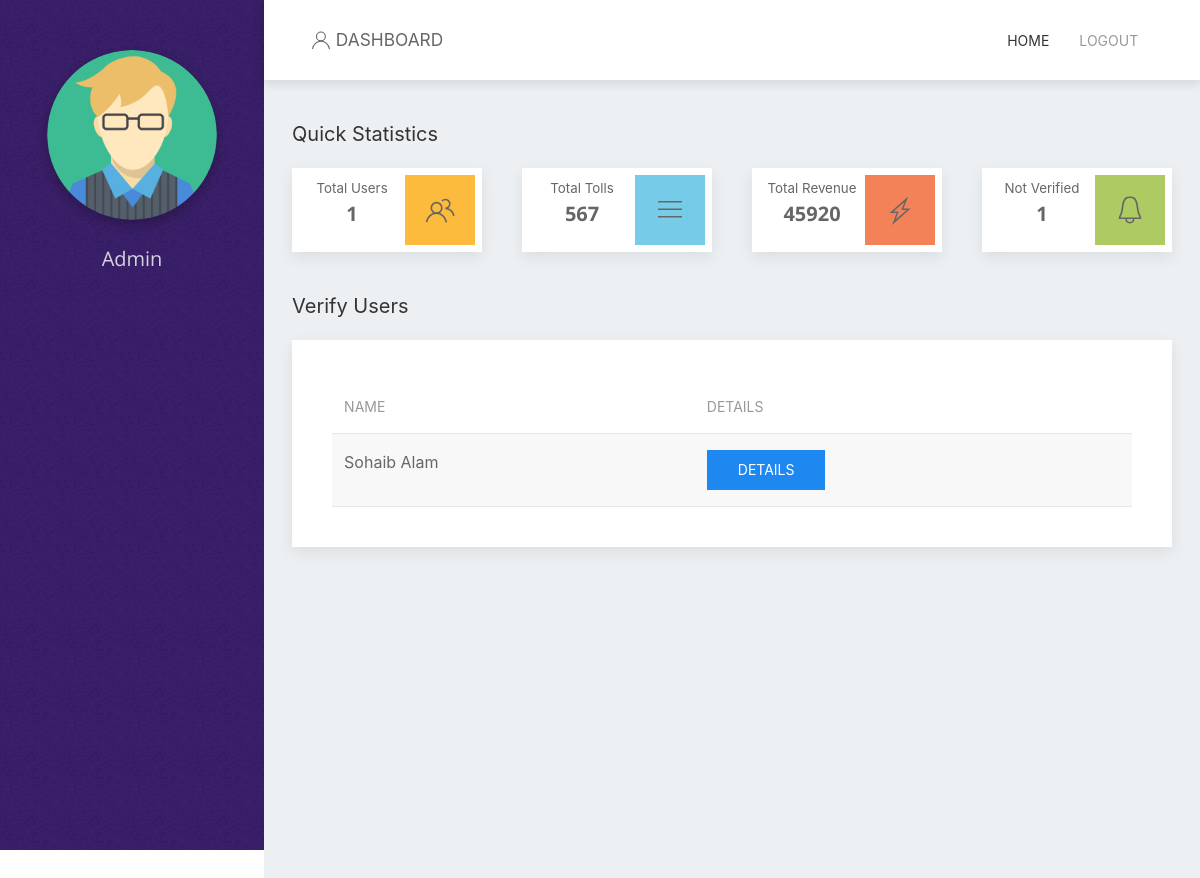
Before: /_admin.php with the older database file.
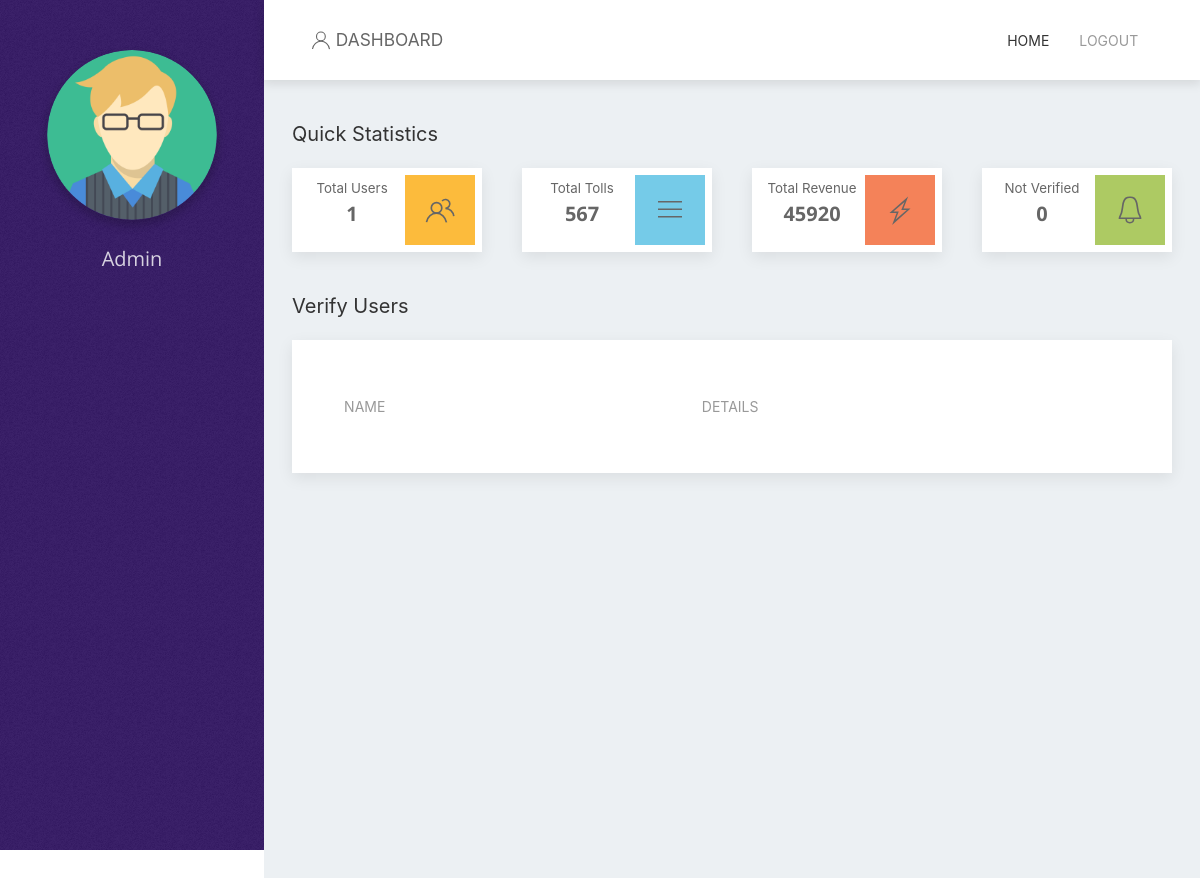
After: the same page with the newer database file.
### tables this page shows
CREATE TABLE `user` (
  `id` text NOT NULL,
  `email` text NOT NULL,
  `name` text NOT NULL,
  `password` text NOT NULL,
  `updated` int(1) NOT NULL DEFAULT '0',
  `verified` int(11) NOT NULL DEFAULT '0'
);

### _admin.php (the view, shortened to what this page needs)
<?php
$conn=mysqli_connect('localhost','root','','tolldb');
   $sql = 'SELECT id, name, updated, verified FROM user WHERE updated=1 AND verified=0';
   $retval = mysqli_query( $conn, $sql );
   $sql1 = 'SELECT COUNT(*) as nums from user where updated=1 AND verified=0';
   $retval1 = mysqli_query( $conn, $sql1 );
   $sql2 = 'SELECT COUNT(*) from user';
   $retval2 = mysqli_query( $conn, $sql2 );
   $row2 = mysqli_fetch_array($retval2, MYSQLI_BOTH);
   $counts2=$row2[0];
   $row1 = mysqli_fetch_array($retval1, MYSQLI_BOTH);
   $counts=$row1[0];
   $i=0;
   while($row = mysqli_fetch_assoc($retval)){
    $arr[$i]=$row;+
    $i++;
}
?>
<!DOCTYPE html>
<html>
<head>
	<link rel="stylesheet" type="text/css" href="css/uikit.min.css">
</head>
<body>
<div class="sidebar">
	<center>
		<div class="dp"></div>
		<br>
		<div class="name">Admin</div>
		<br>
	</center>
</div>
<div uk-sticky="sel-target: .uk-navbar-container; cls-active: uk-navbar-sticky; bottom: #transparent-sticky-navbar">
    <nav class="uk-navbar-container" uk-navbar="dropbar: true;" style="position: relative; z-index: 980;max-height: 100px; background: #fff; box-shadow: 0px 3px 10px 1px rgba(0,0,0,0.1);">
    	<div class="uk-navbar-left" style="padding-left: 5%">
    		<span uk-icon="icon: user; ratio: 1"></span><span style="font-size: 13pt; padding-left: 5px">DASHBOARD</span>
    	</div>
        <div class="uk-navbar-right" style="padding-right: 5%">
            <ul class="uk-navbar-nav">
                <li class="uk-active"><a href="index.php">Home</a></li>
                <li><a href="_logout.php">Logout</a></li>
            </ul>
        </div>
    </nav>
</div>
<div class="main">
<h4>Quick Statistics</h4>
<div class="uk-child-width-expand@s uk-text-center" uk-grid>
    <div>
        <div class="uk-card uk-card-default uk-card-body" style="padding: 7px"><span uk-icon="icon: users; ratio: 1.5" style="float: right; background: #fcbb3c; padding: 20px"></span><span class="q_stat_head">Total Users</span> <br><span class="num"><?php echo $counts2;?></span></div>
    </div>
   <div>
        <div class="uk-card uk-card-default uk-card-body" style="padding: 7px"><span uk-icon="icon: menu; ratio: 1.5" style="float: right; background: #75cbe8; padding: 20px"></span><span class="q_stat_head">Total Tolls</span> <br><span class="num">567</span></div>
    </div>
   <div>
        <div class="uk-card uk-card-default uk-card-body" style="padding: 7px"><span uk-icon="icon:  bolt; ratio: 1.5" style="float: right; background: #f48259; padding: 20px"></span><span class="q_stat_head">Total Revenue</span> <br><span class="num">45920</span></div>
    </div>
   <div>
        <div class="uk-card uk-card-default uk-card-body" style="padding: 7px"><span uk-icon="icon: bell; ratio: 1.5" style="float: right; background: #adca63; padding: 20px"></span><span class="q_stat_head">Not Verified</span> <br><span class="num"><?php echo $counts;?></span></div>
    </div>
</div>
<h4>Verify Users</h4>
<div class="uk-card uk-card-default uk-card-body uk-width-1-1@m">
    <table class="uk-table uk-table-striped">
    <thead>
        <tr>
            <th>Name</th>
            <th>Details</th>
        </tr>
    </thead>
    <tbody>
		<?php
                    try{
                        foreach ($arr as $usr) {
                        echo '<tr><td>'.$usr["name"].'</td><td><a href="_user_detail.php?id='.$usr["id"].'" target="_blank"><button class="uk-button uk-button-primary">Details</button></a></tr>';
                    }
                    }catch(Exception $e){
                    }
                    ?>
    </tbody>
</table>
	</div>
</div>
</body>
</html>

### _admin.php (style rules this page uses)
.sidebar { background: url('images/overlay.png'), #461b93; min-width: 22%; float: left; margin-right: 0%; top: 0em; left: 0em; bottom: 0em; height: 100vh; position: fixed; display: block; padding-top: 50px; }
body { background: #ecf0f3; margin-left: 22%; }
.main { margin-left: 3%; margin-right: 3%; margin-top: 30px; min-height: 100vh; padding-bottom: 100px; }
.name { font-family: 'Open Sans', sans-serif; color: rgba(255,255,255,0.8); font-size: 15pt; }
.dp { background: url('images/avatar.png'); background-size: cover; min-width: 170px; min-height: 170px; width: 170px; height: auto; box-shadow: 0px 5px 10px 1px rgba(0,0,0,0.2); border-radius: 500px; }
.q_stat_head { font-size: 10pt; }
.num { font-size: 15pt; font-weight: bold; font-family: 'Open Sans', sans-serif; }

Changed rows visible on the page:
no longer on this page (row edited): user: name "Sohaib Alam"
Other visible differences:
$counts: "1" → "0"
